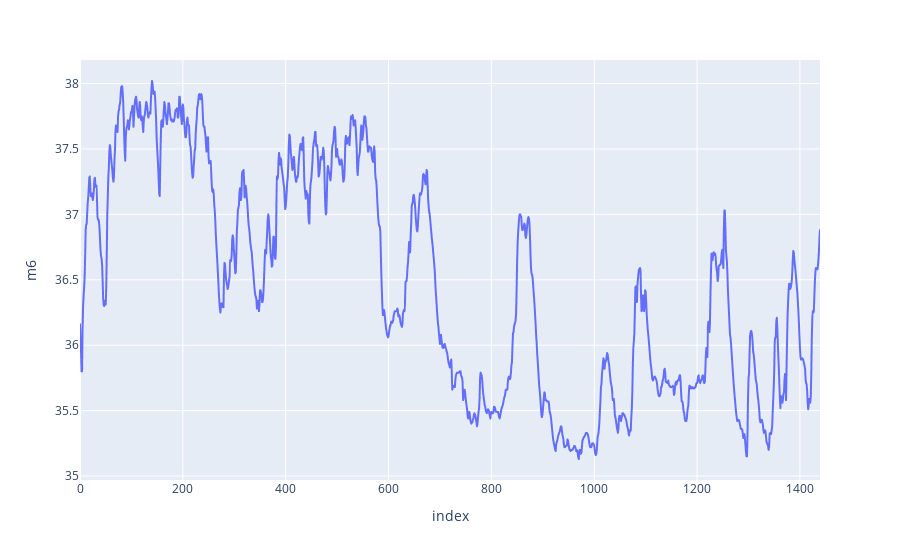

The notebook cell this image was saved under:
### Code cell
px.line(test, y='m6')

### Figure 1 — Plotly figure (JSON) as saved in the notebook; plotly's stock layout.template omitted (floating-point values rounded to 4 significant figures; data arrays with more than 128 entries replaced by an {"elided": "..."} marker saying what was removed)
{"data": [{"hovertemplate": "index=%{x}<br>m6=%{y}<extra></extra>", "legendgroup": "", "line": {"color": "#636efa", "dash": "solid"}, "marker": {"symbol": "circle"}, "mode": "lines", "name": "", "showlegend": false, "type": "scattergl", "x": {"elided": "1440 int values"}, "xaxis": "x", "y": {"elided": "1440 float values"}, "yaxis": "y"}], "layout": {"legend": {"tracegroupgap": 0}, "margin": {"t": 60}, "xaxis": {"anchor": "y", "domain": [0, 1], "title": {"text": "index"}}, "yaxis": {"anchor": "x", "domain": [0, 1], "title": {"text": "m6"}}}}
